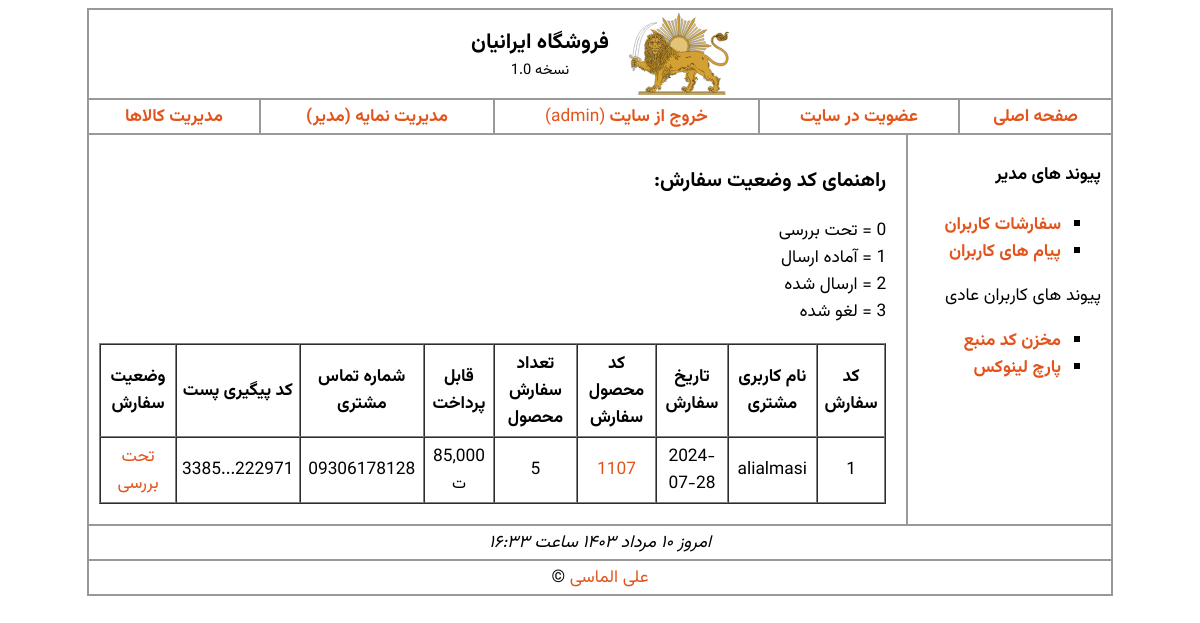
Page /admin_orders.php (signed in) on the earlier database version.
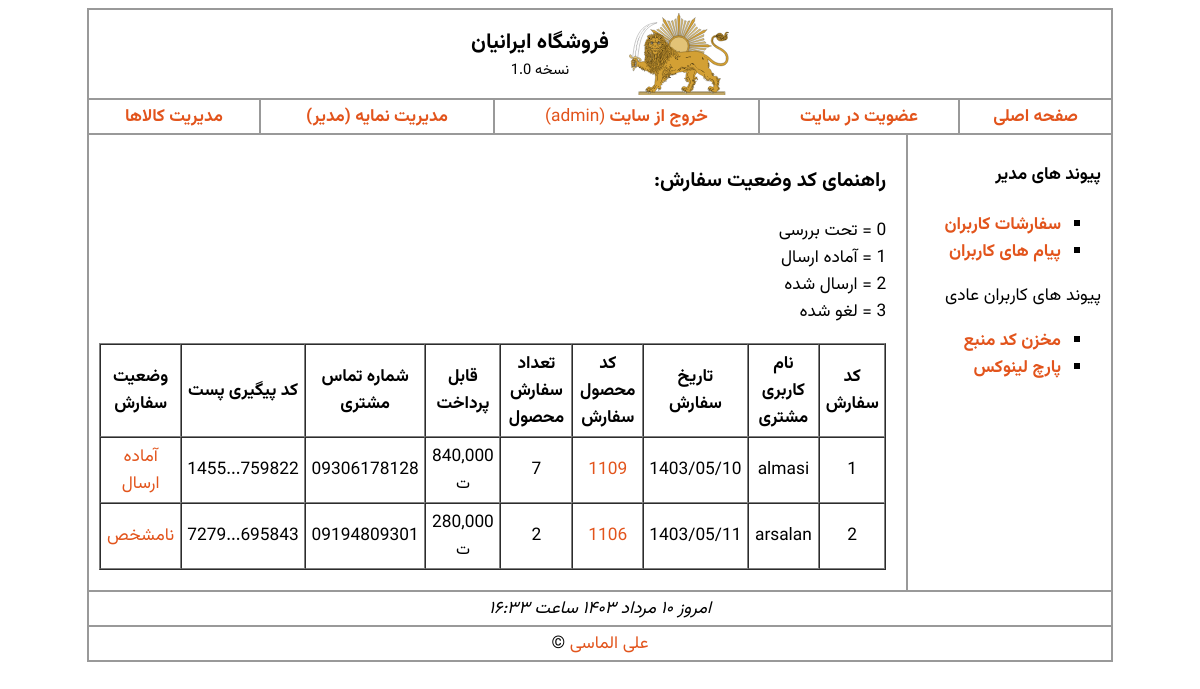
Same page on the later database version.
### tables this page shows
CREATE TABLE IF NOT EXISTS `orders` (
  `id` int(10) NOT NULL AUTO_INCREMENT COMMENT 'شماره سفارش',
  `username` varchar(30) NOT NULL COMMENT 'نام کاربری سفارش دهنده',
  `orderdate` varchar(20) NOT NULL COMMENT 'تاریخ سفارش',
  `pro_id` int(10) NOT NULL COMMENT 'کد محصول',
  `pro_qty` int(10) NOT NULL COMMENT 'تعداد سفارش',
  `pro_price` float NOT NULL COMMENT 'قیمت پایه محصول',
  `number` varchar(11) NOT NULL COMMENT 'شماره تماس',
  `address` varchar(400) NOT NULL COMMENT 'آدرس',
  `trackcode` varchar(24) NOT NULL COMMENT 'کد مرسوله پستی',
  `state` int(1) NOT NULL COMMENT 'وضعیت سفارش',
  PRIMARY KEY (`id`)
);

### admin_orders.php (the view, shortened to what this page needs)
<?php
include("includes/header.php");
?>
<?php
include("includes/db_link.php");
$query = "SELECT * FROM orders";
$request = mysqli_query($link, $query);
?>
<h3>راهنمای کد وضعیت سفارش:</h3>
<p>0 = تحت بررسی<br>1 = آماده ارسال<br>2 = ارسال شده<br>3 = لغو شده</p>
<table border="1px" cellpadding='5px' style="text-align:center;width:100%" cellspacing=0>
	<thead style="font-weight: 700">
		<tr>
			<td>کد سفارش</td>
			<td>نام کاربری مشتری</td>
			<td>تاریخ سفارش</td>
			<td>کد محصول سفارش</td>
			<td>تعداد سفارش محصول</td>
			<td>قابل پرداخت</td>
			<td>شماره تماس مشتری</td>
			<td>کد پیگیری پست</td>
			<td>وضعیت سفارش</td>
		</tr>
	</thead>
	<tbody>
		<?php
		while ($row = mysqli_fetch_array($request)) {
		?>
			<tr>
				<td><?= $row["id"] ?></td>
				<td><?= $row["username"] ?></td>
				<td><?= $row["orderdate"] ?></td>
				<td><a href="product.php?id=<?= $row["pro_id"] ?>" target="_blank"><?= $row["pro_id"] ?></a></td>
				<td><?= $row["pro_qty"] ?></td>
				<td title="قیمت پایه: <?= toman($row["pro_price"], true) ?>"><?= toman($row["pro_price"] * $row["pro_qty"]) ?> <span title="تومان" style="font-size:16px;cursor:help">ت</span></td>
				<td><?= $row["number"] ?></td>
				<td dir='ltr' title='<?= $row["trackcode"] ?>'><?= substr($row["trackcode"], 0, 4) . "..." . substr($row["trackcode"], -6) ?></td>
				<td title="مدیریت سفارش"><a href="admin_order_edit.php?id=<?= $row["id"] ?>">
						<?php switch ($row["state"]) {
							case 0:
								echo "تحت بررسی";
								break;
							case 1:
								echo "آماده ارسال";
								break;
							default:
								echo "نامشخص";
						} ?></a></td>
			</tr>
		<?php
		}
		?>
</table>
<?php
include("./includes/footer.php");

### includes/header.php (shortened to what this page needs)
<?php
function toman($number, $toman = false)
{
  return substr(number_format($number, 2, "", ","), 0, -2) . ($toman ? " تومان" : "");
}
?>
<!DOCTYPE html>
<html lang="fa-IR">
<head>
  <link rel="stylesheet" href="./style/style.css" type="text/css">
  <link rel="stylesheet" href="./style/global.css" type="text/css">
</head>
<body>
  <div class="divTable">
    <div class="divTableRow">
      <div class="divTableCell" style="padding:0;">
        <header class="divTable">
          <div class="divTableRow">
            <div class="divTableCell" id="siteInfo" style="cursor: pointer" onClick="location.replace('index.php');">
              <img src="./images/shir.svg" alt="Logo" id="siteLogo" title="شیر و خورشید یکی از نماد های ایرانیان است.">
              <div id="siteInfo__text">
                <strong id="siteTitle">فروشگاه ایرانیان</strong>
                <span>نسخه 1.0</span>
              </div>
            </div>
          </div>
        </header>
        <nav class="divTable" style="text-align:center">
          <ul class="divTableRow">
            <li class="divTableCell"><a href="index.php">صفحه اصلی</a></li>
            <li class="divTableCell"><a href="register.php">عضویت در سایت</a></li>
            <?php
            if (isset($_SESSION["state_login"]) && $_SESSION["state_login"] === true) { ?>
              <li class="divTableCell"><a href="logout.php">خروج از سایت
                  <span style="font-weight:normal">
                    (<?= ($_SESSION["realname"]); ?>)
                  </span></a></li>
            <?php } else {
            ?>
              <li class="divTableCell"><a href="login.php">ورود به سایت</a></li>
            <?php } ?>
            <?php
            if (isset($_SESSION["state_login"]) && $_SESSION["state_login"] === true) {
              if ($_SESSION["u_type"] === "admin") {
            ?>
                <li class="divTableCell"><a href="edit_profile.php">مدیریت نمایه (مدیر)</a></li>
                <li class="divTableCell"><a href="admin_products.php">مدیریت کالاها</a></li>
              <?php
              }
              ?>
              <?php
            } else {
              ?>
              <li class="divTableCell"><a href='contact_us.php'>ارتباط با ما</a></li>
              <li class="divTableCell"><a href="about.html" target="_blank">درباره ما</a></li>
            <?php
            }
            ?>
          </ul>
        </nav>
        <section class="divTable">
          <section class="divTableRow">
            <aside class="divTableCell" style="width: 20%;vertical-align:top"><?php include('includes/aside.php') ?></aside>
            <section class="divTableCell" style="width: 80%;padding-right:20px;padding-bottom:20px;padding-top:10px">

### includes/aside.php
<?php
if (isset($_SESSION['state_login']) && $_SESSION['state_login'] && $_SESSION['u_type'] == "admin") {
    echo "<h4>پیوند های مدیر</h4>";
    echo "<ul style='list-style:square;font-weight:700'>";
    echo "<li><a href='admin_orders.php'>سفارشات کاربران</a></li>";
    echo "<li><a href='admin_messages.php'>پیام های کاربران</a></li>";
    echo "</ul>";
    echo "پیوند های کاربران عادی";
}
echo "<strong>";
echo "<ul style='list-style:square'>";
echo "<li><a href='http://github.com/alialmasi/iranianshop' target='_blank'>مخزن کد منبع</a></li>";
echo "<li><a href='https://parchlinux.com'>پارچ لینوکس</a></li>";
echo "</ul>";
echo "</strong>";

### includes/footer.php (shortened to what this page needs)
</section>
</section>
</section>
<footer class="divTable">
  <div class="divTableRow">
    <span class='divTableCell' id='DateTime'></span>
  </div>
  <section class="divTableRow">
    <article class="divTableCell" id="footer"><a href="http://al1almasi.ir" target="_blank" rel="noopener noreferrer">علی الماسی</a> &copy;</span></article>
  </section>
</footer>
</div>
</div>
</div>
</body>
</html>

### style/style.css (style rules this page uses)
.divTable { display: table; width: 1024px; font-size: 13pt; font-family: "Vazirmatn", Tahoma, Verdana, sans-serif; margin: 0 auto; direction: rtl; }
.divTableRow { display: table-row; }
.divTableCell { display: table-cell; border: 1px solid #999; padding: 3px 10px; }
nav { font-weight: bold; }
#siteInfo { display: flex; flex-direction: row; align-items: center; justify-content: center; gap: 20px; user-select: none; }
#siteInfo__text { display: flex; flex-direction: column; align-items: center; justify-content: center; }
#siteInfo__text span { font-size: 11pt; }
#siteTitle { font-size: 16pt; }
#siteLogo { max-width: 100px; height: auto; }
#DateTime { text-align: center; font-style: italic; }
#footer { text-align: center; }

### style/global.css (style rules this page uses)
body, input, textarea { font-family: "Vazirmatn", Tahoma, Verdana, sans-serif; }
a:link, a:visited { text-decoration: none; color: #e2541c; transition: color 0.1s, text-shadow 0.1s; }

Differences in the rows shown:
changed orders id 1: username "alialmasi" → "almasi"; orderdate "2024-07-28" → "1403/05/10"; pro "1107" → "1109"; pro_qty "5" → "7"; toman($row["pro_price"] * $row["pro_qty"]) "85,000" → "840,000"; trackcode "3385" → "1455"; trackcode "222971" → "759822"; state "تحت بررسی" → "آماده ارسال"
added orders: id "2", username "arsalan", orderdate "1403/05/11", pro "1106", pro_qty "2", toman($row["pro_price"] * $row["pro_qty"]) "280,000", number "09194809301", trackcode "7279", trackcode "695843", state "نامشخص"
